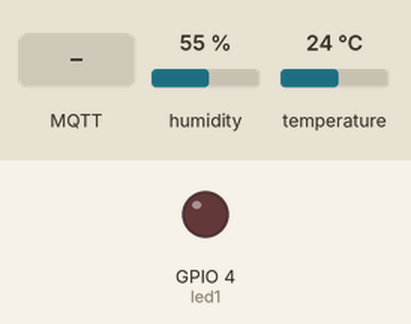
A sketch run on a simulated ESP32. On the bench: output pins drawn as LEDs (lit = HIGH). The inputs (shaded band) are chosen by the test bench; at power-on: humidity 55 %, temperature 24 °C. WiFi joins after 1.5 s; servers stay silent unless stated; network time is answered at once with the bench clock; the local clock reads 2024-03-15 10:24:30 at power-on unless the sketch sets it; no MQTT or app messages arrive unless stated; what the sketch prints to the serial monitor is not drawn.

Above: at 2.7 s.
2.8 s: MQTT message "1" arrives on the first subscribed topic
5.1 s: MQTT message "on" arrives on the first subscribed topic
At 6.3 s:
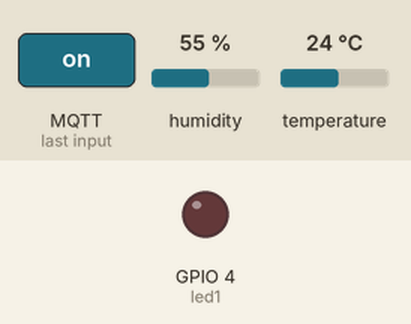
7.3 s: MQTT message "off" arrives on the first subscribed topic
At 11.4 s:
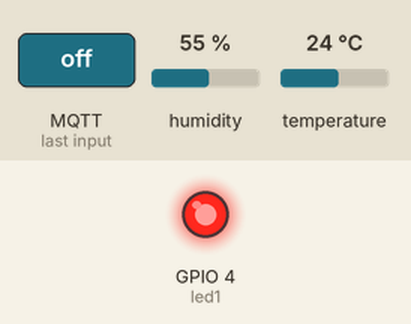
Timing chart, 0 to 12.9 s (numbered marks = the images above; inputs shaded):
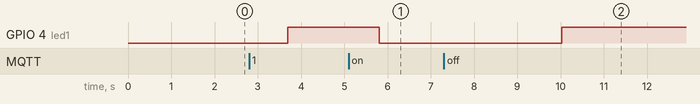

Measured:
- after the input at 5.1 s, GPIO 4 (led1): HIGH → LOW after 0.71 s
- after the input at 7.3 s, GPIO 4 (led1): LOW → HIGH after 2.7 s instead of 0.62 s

The sketch:

sketch.ino
```cpp
#include <DHTesp.h>
#include <NTPClient.h>
#include <WiFi.h>
#include <WiFiClient.h>
#include <PubSubClient.h>

#define WIFI_SSID "Wokwi-GUEST"
#define WIFI_PASSWORD ""
#define WIFI_CHANNEL 6

const char* mqtt_server = "test.mosquitto.org";
char* my_topic_SUB = "FIT/SUB";
char* my_topic_PUB1 = "FIT/PUB_Temperatura";

WiFiClient espClient;
PubSubClient client(espClient);

const int DHT_PIN = 32;
int led1 = 4;
int hora = 0;

DHTesp dhtSensor;
float temperatura;
float lastTemp = -999.0;

WiFiUDP ntpUDP;
NTPClient ntp(ntpUDP, "pool.ntp.org");

unsigned long lastMillis = 0;

void setup() {
  Serial.begin(115200);
  Serial.println("Hello, ESP32!");
  dhtSensor.setup(DHT_PIN, DHTesp::DHT22);
  pinMode(led1, OUTPUT);
  conectawifi();
  client.setServer(mqtt_server, 1883);
  client.setCallback(callback);
}

void loop() {
  if (!client.connected()) {
    reconnect();
  }
  client.loop();
  delay(100);

  delay(2000);
  TempAndHumidity data = dhtSensor.getTempAndHumidity();
  temperatura = data.temperature;

  if (temperatura > 28) {
    digitalWrite(led1, HIGH);
  } else {
    digitalWrite(led1, LOW);

  if (ntp.update()) {
    Serial.print("HORARIO: ");
    Serial.println(ntp.getFormattedTime());
    hora = ntp.getHours();

    if (hora > 8 && hora < 18) {
      digitalWrite(led1, HIGH);
    } else {
      digitalWrite(led1, LOW);
    }
  } else {
    Serial.println("!Erro ao atualizar NTP!\n");
  }

  if (millis() - lastMillis > 15000) {
    lastMillis = millis();
    int temp = temperatura;
    char mensagem[10];
    sprintf(mensagem, "%d", temp);
    client.publish(my_topic_PUB1, mensagem);
    Serial.print("Temperatura enviada: ");
    Serial.println(mensagem);
  }
}
}

void conectawifi() {
  WiFi.begin(WIFI_SSID, WIFI_PASSWORD, WIFI_CHANNEL);
  Serial.print("Conectando ao WiFi ");
  Serial.print(WIFI_SSID);

  while (WiFi.status() != WL_CONNECTED) {
    delay(100);
    Serial.print(".");
  }
  Serial.println(" Conectado!");

  Serial.print("IP address: ");
  Serial.println(WiFi.localIP());

  WiFi.mode(WIFI_STA);
}

void callback(char* topic, byte* payload, unsigned int length) {
  String string;
  Serial.print("Chegou a mensagem [");
  Serial.print(topic);
  Serial.print("] ");
  for (int i = 0; i < length; i++) {
    string += ((char)payload[i]);
  }
  Serial.print(string);

  if (string == "1") {
    digitalWrite(led1, HIGH);
  } else {
    digitalWrite(led1, LOW);
  }
}

void reconnect() {
  while (!client.connected()) {
    Serial.print("Tentando conectar ao MQTT ...");
    if (client.connect("ESPClient")) {
      Serial.println("Conectado");
      client.subscribe(my_topic_SUB);
    } else {
      Serial.print("falhou, rc=");
      Serial.print(client.state());
      Serial.println(" Tente novamente em 5 segundos");
      delay(5000);
    }
  }
}
```
